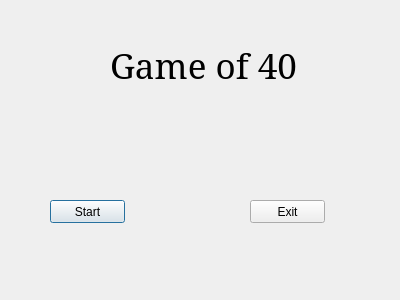
<?xml version="1.0" encoding="UTF-8"?>
<ui version="4.0">
 <class>main_menu</class>
 <widget class="QDialog" name="main_menu">
  <property name="geometry">
   <rect>
    <x>0</x>
    <y>0</y>
    <width>400</width>
    <height>300</height>
   </rect>
  </property>
  <property name="windowTitle">
   <string>Dialog</string>
  </property>
  <widget class="QLabel" name="main_menu_label">
   <property name="geometry">
    <rect>
     <x>110</x>
     <y>20</y>
     <width>201</width>
     <height>91</height>
    </rect>
   </property>
   <property name="font">
    <font>
     <family>Garamond</family>
     <pointsize>26</pointsize>
    </font>
   </property>
   <property name="text">
    <string>Game of 40</string>
   </property>
  </widget>
  <widget class="QPushButton" name="main_menu_start">
   <property name="geometry">
    <rect>
     <x>50</x>
     <y>200</y>
     <width>75</width>
     <height>23</height>
    </rect>
   </property>
   <property name="text">
    <string>Start</string>
   </property>
  </widget>
  <widget class="QPushButton" name="main_menu_exit">
   <property name="geometry">
    <rect>
     <x>250</x>
     <y>200</y>
     <width>75</width>
     <height>23</height>
    </rect>
   </property>
   <property name="text">
    <string>Exit</string>
   </property>
  </widget>
 </widget>
 <resources/>
 <connections/>
</ui>
